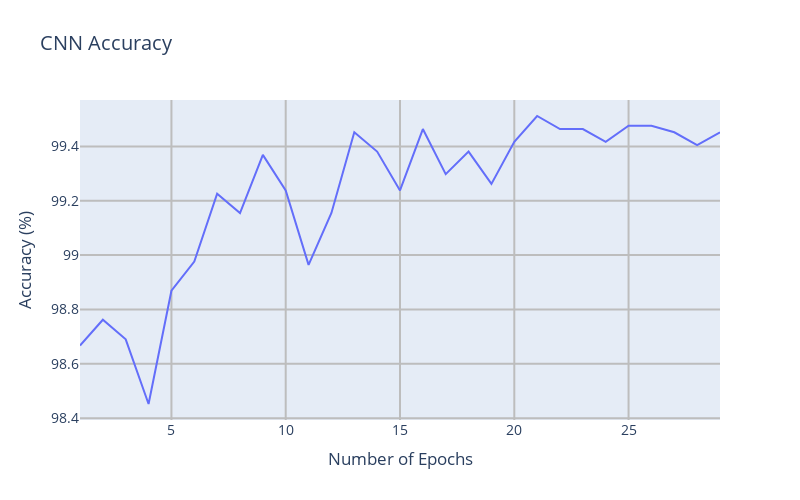
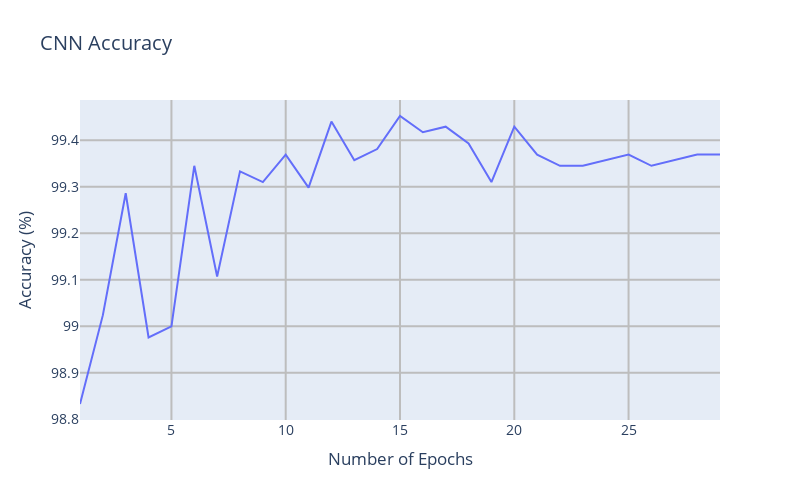

These figures' notebook cell, in order:
### Markdown cell above
## Test 5 | Optimized CNN accuracy test
In this test an optimized CNN from a notebook from the kaggle website is trained.

### Code cell
test.test_cnn(False)
test.test_cnn(True)

### Figure 1 — Plotly figure (JSON) as saved in the notebook; plotly's stock layout.template omitted (floating-point values rounded to 4 significant figures)
{"data": [{"mode": "lines", "type": "scatter", "x": [1, 2, 3, 4, 5, 6, 7, 8, 9, 10, 11, 12, 13, 14, 15, 16, 17, 18, 19, 20, 21, 22, 23, 24, 25, 26, 27, 28, 29], "y": [98.67, 98.76, 98.69, 98.45, 98.87, 98.98, 99.23, 99.16, 99.37, 99.24, 98.96, 99.16, 99.45, 99.38, 99.24, 99.46, 99.3, 99.38, 99.26, 99.42, 99.51, 99.46, 99.46, 99.42, 99.48, 99.48, 99.45, 99.41, 99.45]}], "layout": {"autosize": false, "font": {"size": 14}, "height": 500, "title": {"text": "CNN Accuracy"}, "width": 800, "xaxis": {"gridcolor": "#bdbdbd", "gridwidth": 2, "title": {"text": "Number of Epochs"}}, "yaxis": {"gridcolor": "#bdbdbd", "gridwidth": 2, "title": {"text": "Accuracy (%)"}}}}

### Figure 2 — Plotly figure (JSON) as saved in the notebook; plotly's stock layout.template omitted (floating-point values rounded to 4 significant figures)
{"data": [{"mode": "lines", "type": "scatter", "x": [1, 2, 3, 4, 5, 6, 7, 8, 9, 10, 11, 12, 13, 14, 15, 16, 17, 18, 19, 20, 21, 22, 23, 24, 25, 26, 27, 28, 29], "y": [98.83, 99.02, 99.29, 98.98, 99, 99.34, 99.11, 99.33, 99.31, 99.37, 99.3, 99.44, 99.36, 99.38, 99.45, 99.42, 99.43, 99.39, 99.31, 99.43, 99.37, 99.34, 99.34, 99.36, 99.37, 99.34, 99.36, 99.37, 99.37]}], "layout": {"autosize": false, "font": {"size": 14}, "height": 500, "title": {"text": "CNN Accuracy"}, "width": 800, "xaxis": {"gridcolor": "#bdbdbd", "gridwidth": 2, "title": {"text": "Number of Epochs"}}, "yaxis": {"gridcolor": "#bdbdbd", "gridwidth": 2, "title": {"text": "Accuracy (%)"}}}}
